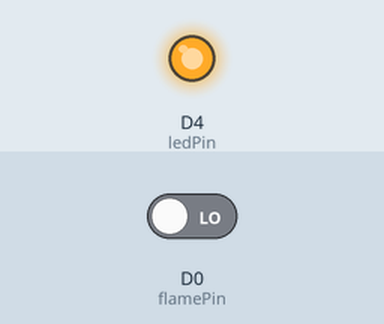
The sketch below on a simulated ESP8266 (NodeMCU). Parts: output pins drawn as LEDs (lit = HIGH). The inputs (shaded band) are chosen by the test bench; at power-on: D0 (flamePin) LOW.

Above: at 1.2 s.
1.3 s: D0 (flamePin) driven HIGH
At 1.8 s:
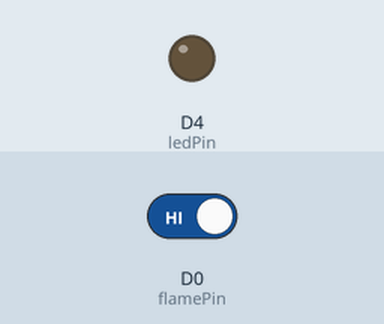
2.8 s: D0 (flamePin) driven LOW
At 4.1 s:
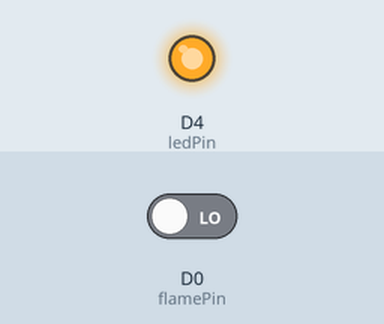
Timing chart, 0 to 5.8 s (numbered marks = the images above; inputs shaded):
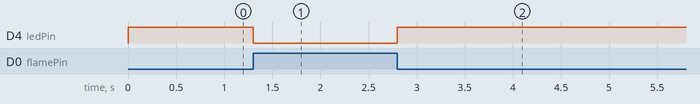

The sketch:

s20_Flame_Sensor.ino
```cpp
/*

Ks0036 keyestudio Flame Sensor
_________________________________
|  SETUP                          |
|Sensor pin  ::    Particle pin   |
|   +        ::        3.3v       |
|   -        ::        GND        |
|   D0        ::        D0        |
|_________________________________|


SPECIFICATIONS:

digital signal
integrated LED
detect fire or other lights with wavelength stands at 760nm ~ 1100nm.
Detection Range: 20cm (4.8V) ~ 100cm (1V)
35 degrees

src: https://wiki.keyestudio.com/Ks0036_keyestudio_Flame_Sensor
*/

#define flamePin D0
#define ledPin D4
int State = 0;         // variable for reading status
void setup() {
  // initialize the LED pin as an output:
  pinMode(ledPin, OUTPUT);
  // initialize the pushbutton pin as an input:
  pinMode(flamePin, INPUT);
}
void loop(){
  // read the state of the value:
State = digitalRead(flamePin);
  if (State == HIGH) {
    digitalWrite(ledPin, LOW);
  }
  else {
    digitalWrite(ledPin, HIGH);
  }
}
```

Measured:
- after the input at 1.3 s, D4 (ledPin): HIGH → LOW at once
- after the input at 2.8 s, D4 (ledPin): LOW → HIGH at once
